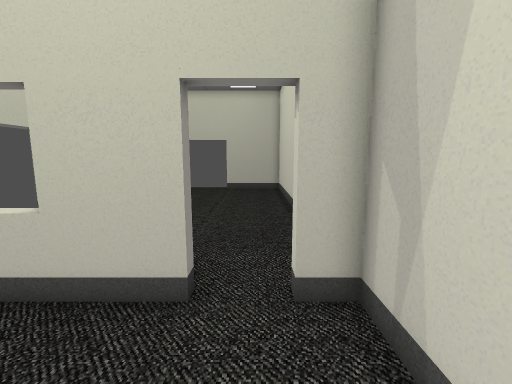
[1] (above)

12 first-person views from a walk through a level from a Godot 3-D game. The camera is 1.4 m above the floor, tilts 8° down and sees 90° across. The floor is counted in squares, 0.5 m on a side. Each view is taken from the middle of a square. On the plan, view 1 faces up. The plan holds only what a view shows up to about 19 squares ahead; the rest is blank. Door leaves are left out where a doorway can be walked through.

[2]
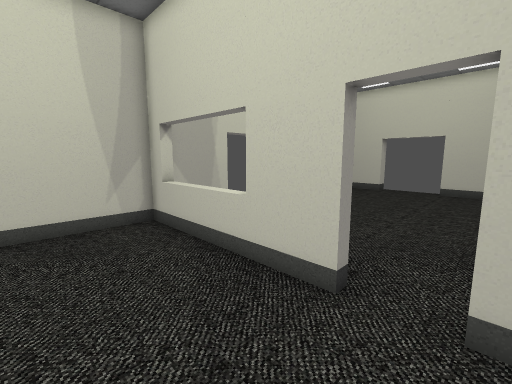

[3]
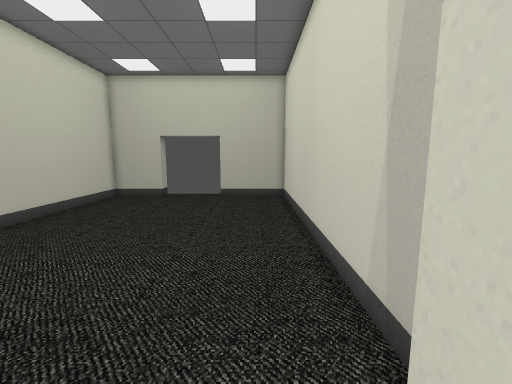

[4]
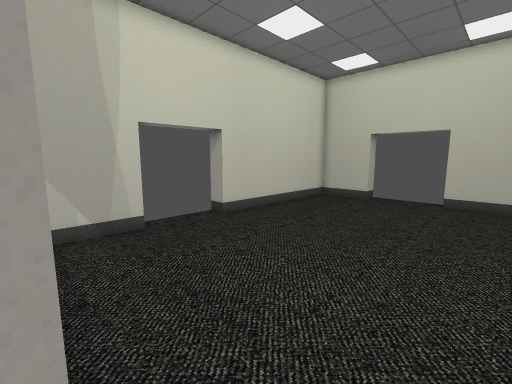

[5]
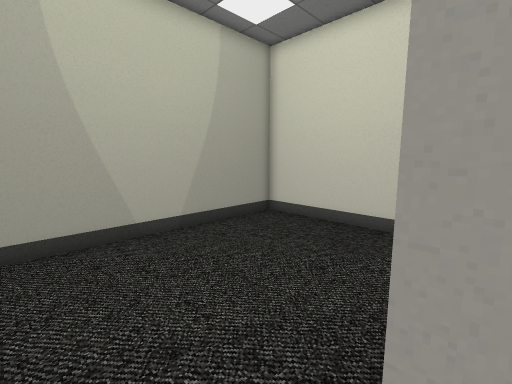

[6]
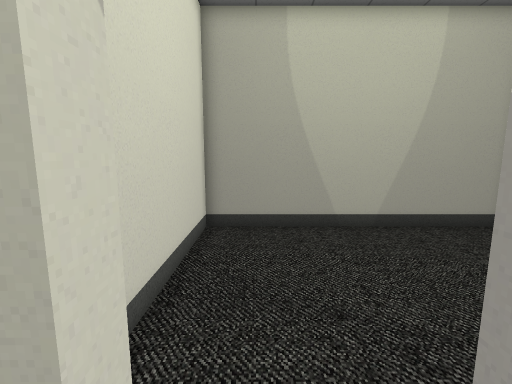

[7]
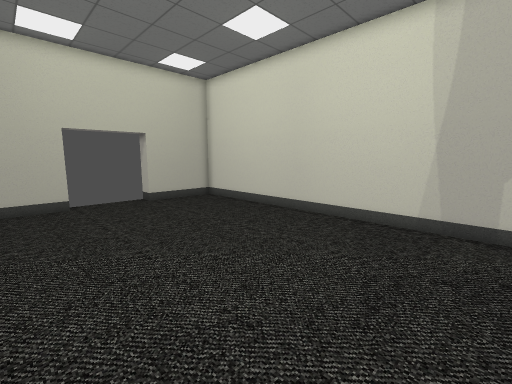

[8]
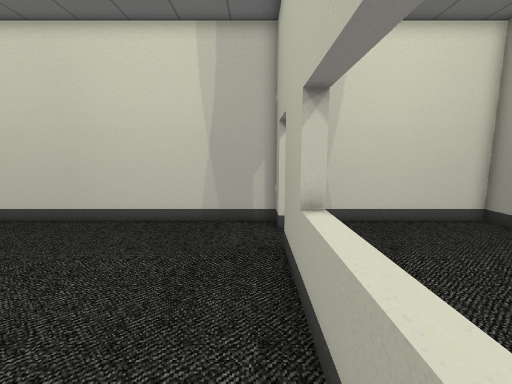

[9]
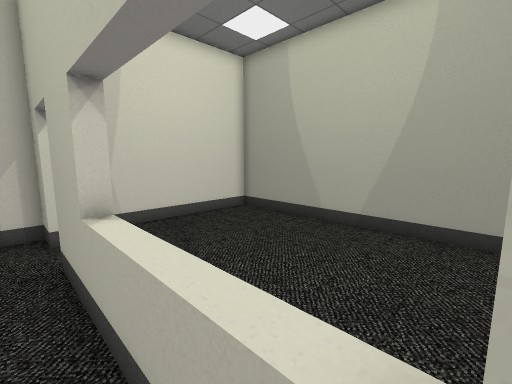

[10]
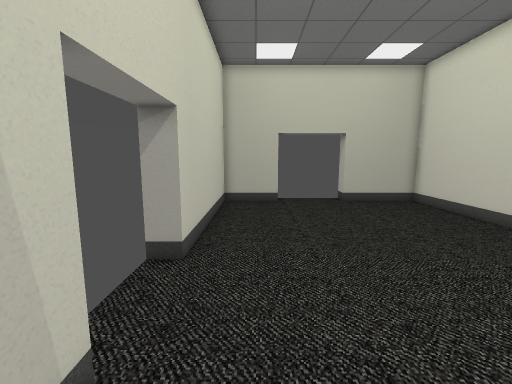

[11]
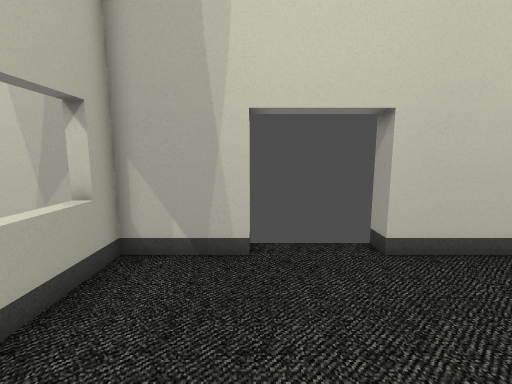

[12]
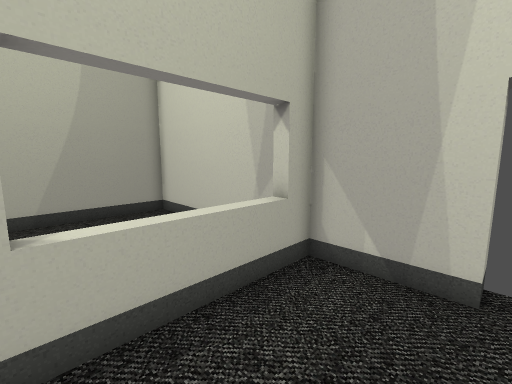

### Floor plan
Points are (right, up) in squares from view 1. A wall is a line through its corners. A room is listed if a view was taken in it or the views show most of it. See-through windows are left out.
Room 1 (views 1, 2, 3, 4, 5)
walls: (-1.3, 5.1) (-1.3, 4.6) (-10, 4.6) (-10, -4) (2, -4) (2, 4.6) (0.7, 4.6) (0.7, 5.1)
ways out: opening at (-0.5, 5) to room 2
Room 2 (views 6, 7, 8, 9, 10, 11, 12)
walls: (-11, 8.8) (-10, 8.8) (-10, 5.1) (-1.3, 5.1); (0.7, 5.1) (2, 5.1) (2, 22) (-2.5, 22); (-6.6, 22) (-10, 22) (-10, 12.7) (-11, 12.7)
ways out: opening at (-0.5, 5) to room 1; open door at (-4.5, 22.5)

Where each view was taken, in squares from view 1:
view 1: 0 up, 0 right, facing up
view 2: 0 up, 1 right, facing up-left
view 3: 4 up, 0 right, facing up
view 4: 5 up, 0 right, facing up-left
view 5: 5 up, 0 right, facing down-left
view 6: 6 up, 0 right, facing down
view 7: 6 up, 9 left, facing up-right
view 8: 6 up, 9 left, facing right
view 9: 6 up, 9 left, facing down-right
view 10: 6 up, 8 left, facing up
view 11: 9 up, 3 left, facing left
view 12: 9 up, 4 left, facing down-left
